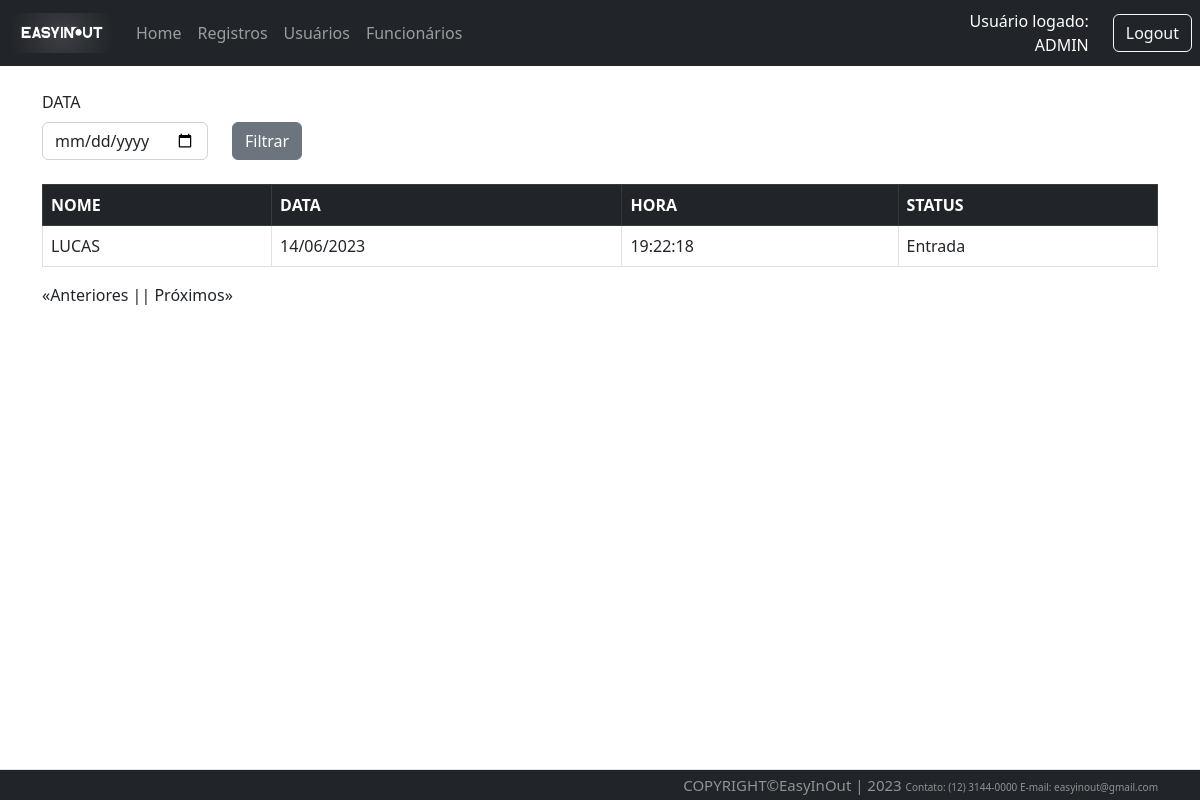
The app's page /traffic/list (signed in) with its own data.
### Src/Model/BancoDados.py (models this page shows, shortened)
class FuncBd(UserMixin,db.Model):
  id = db.Column(db.Integer, primary_key=True, autoincrement=True)
  mat = db.Column(db.Integer, unique=True)
  nome = db.Column(db.String(150))
  endereco = db.Column(db.String(150))
  contato = db.Column(db.String(150))
  email = db.Column(db.String(150))
  senha = db.Column(db.String(150))

class Registro(db.Model):
  id = db.Column(db.Integer, primary_key=True, autoincrement=True)
  rfid = db.Column(db.String(8))
  dt = db.Column(db.String(15))
  hr = db.Column(db.String(15))
  statusReg = db.Column(db.String(150))

class UserBd(db.Model):
  id = db.Column(db.Integer, primary_key=True, autoincrement=True)
  mat = db.Column(db.Integer, unique=True)
  rfid = db.Column(db.String(8), unique=True)
  nome = db.Column(db.String(150))
  endereco = db.Column(db.String(150))
  contato = db.Column(db.String(150))

### Src/View/Traffic.py (the view)
@Traffic.route('/list', defaults={'page': 1}, methods=['GET','POST'])
@Traffic.route('/list/<int:page>', methods=['GET','POST'])
@login_required
def list(page):
  _data=request.values.get('filtroData')
  _nome=request.values.get('filtroNome')
  return render_template('lista.html', listData=RFID.List(page,_data,_nome),_data=_data, _nome=_nome)

### Src/Controller/RFID.py (called while the page is built, shortened)
    def List(page, _data, per_page=10):
        sao_paulo = timezone("America/Sao_Paulo")
        now = datetime.now(sao_paulo)
        data = now.strftime("%d/%m/%Y")
        print(data)
        if _data == "None" or _data is None or len(_data) < 1:
            query = (
                Registro.query.join(UserBd, Registro.rfid == UserBd.rfid)
                .add_columns(UserBd.nome, Registro.dt, Registro.hr, Registro.statusReg)
                .filter(Registro.dt == data)
                .paginate(page=page, per_page=per_page)
            )
        queryCount = Registro.query.count()
        return {
            "registros": query,
            "page": page,
            "per_page": per_page,
            "count": queryCount,
        }

### Src/View/Login.py (called while the page is built)
@login_manager.user_loader
def load_user(employee_id):
  funcionario = FuncBd.query.filter_by(id=employee_id).first()
  return funcionario

### Templates/lista.html (shortened to what this page needs)
{% extends 'base.html' %}
{% block conteudo %}
<br>
<div class="row">
  <label class="form-label" for="form3Example4">DATA</label>
  <fieldset class="form-group col-md-2">
    <form action="{{url_for('router.traffic.list')}}" method="GET">
      <input id="dataAtual" type="date" class="form-control" name="filtroData" value="{{_data}}">
  </fieldset>
  <fieldset class="form-group col-md-4">
    <button type="submit" class="btn btn-secondary">Filtrar</button>
  </fieldset>
</div>
<br>
<table class="table table-bordered table-hover">
  <thead class="table-dark">
    <tr>
      <th scope="col">NOME</th>
      <th scope="col">DATA</th>
      <th scope="col">HORA</th>
      <th scope="col">STATUS</th>
    </tr>
  </thead>
  <tbody>
    {% for registro in listData['registros'].items %}
    <tr>
      <td>{{registro.nome}}</td>
      <td>{{registro.dt}}</td>
      <td>{{registro.hr}}</td>
      <td>{{registro.statusReg}}</td>
    </tr>
    {% endfor %}
  </tbody>
</table>
<div style="display: flex;">
  {% if listData['registros'].has_prev %}
  <a href="{{listData['registros'].prev_num}}?filtroData={{_data}}"> «Anteriores |</a>
  {% else %}
  <p> «Anteriores |</p>
  {% endif %}
  {% if listData['registros'].has_next %}
  {% if listData['page'] == 1 %}
  <a href="list/{{listData['registros'].next_num}}?filtroData={{_data}}">| Próximos»</a>
  {% else %}
  <a href="{{listData['registros'].next_num}}?filtroData={{_data}}">| Próximos»</a>
  {% endif %}
  {% else %}
  <p>| Próximos»</p>
  {% endif %}
</div>
{% endblock conteudo %}

### Templates/top.html (shortened to what this page needs)
<div id="containers">
{% if not current_user.nome %}
<nav class="navbar navbar-expand-lg navbar-dark bg-dark">
          <div class="container-fluid">
              <a class="navbar-brand" href="{{url_for('router.home.index')}}">
                <img src="{{url_for('static', filename='Images/easyinout.png')}}"
             style="width: 100px; height: 40px;">
              </a>
              <div class="collapse navbar-collapse" id="navbarSupportedContent">
                  <ul class="navbar-nav me-auto mb-2 mb-lg-0">
                    <li class="nav-item">
                        <a class="nav-link" href="{{url_for('router.home.index')}}">Home</a>
                    </li>
                    <li class="nav-item">
                        <a class="nav-link" href="{{url_for('router.about.sobre')}}">Sobre Nós</a>
                    </li>
                  </ul>
              </div>
              <div class="text-end">
                  <a type="button" class="btn btn-outline-light me-2" href="{{url_for('router.login.login')}}">Login</a>
              </div>
          </div>
      </nav>
{% else %}
        <nav class="navbar navbar-expand-lg navbar-dark bg-dark">
            <div class="container-fluid">
                <a class="navbar-brand" href="{{url_for('router.home.index')}}">
                  <img src="{{url_for('static', filename='Images/easyinout.png')}}"
             style="width: 100px; height: 40px;">
                </a>
                <div class="collapse navbar-collapse"
                    id="navbarSupportedContent">
                    <ul class="navbar-nav me-auto mb-2 mb-lg-0">
                        <li class="nav-item">
                            <a class="nav-link" href="{{url_for('router.home.index')}}">Home</a>
                        </li>
                        <li class="nav-item">
                            <a class="nav-link" href="{{url_for('router.traffic.list')}}">Registros</a>
                        </li>
                        <li class="nav-item">
                            <a class="nav-link"href="{{url_for('router.user.listUser')}}">Usuários</a>
                        </li>
                        <li class="nav-item">
                            <a class="nav-link"href="{{url_for('router.func.listFunc')}}">Funcionários</a>
                        </li>
                    </ul>
                </div>
            </div>
            <div class="text-end me-4" style="text-align:right; color:white; width:500px ">
              Usuário logado:<br>{{current_user.nome}}
            </div>
            <div class="text-end">
                <a type="button" class="btn btn-outline-light me-2" href="{{url_for('router.login.logout')}}">Logout</a>
            </div>
        </nav>
</div>
{% endif %}

### Templates/base.html (style rules this page uses)
body { min-height: 100% }

### records on screen
FuncBd: nome "ADMIN"
Registro: nome "LUCAS", dt "14/06/2023", hr "19:22:18", statusReg "Entrada"
